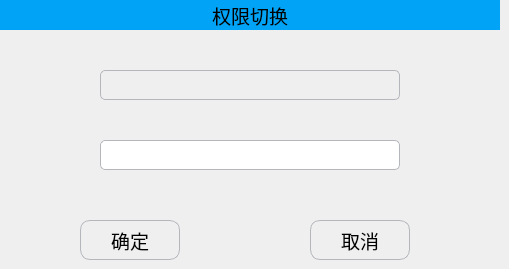
       <widget class="QWidget" name="page_3">
        <widget class="QLabel" name="label_10">
         <property name="geometry">
          <rect>
           <x>0</x>
           <y>0</y>
           <width>500</width>
           <height>30</height>
          </rect>
         </property>
         <property name="minimumSize">
          <size>
           <width>500</width>
           <height>30</height>
          </size>
         </property>
         <property name="maximumSize">
          <size>
           <width>500</width>
           <height>30</height>
          </size>
         </property>
         <property name="font">
          <font>
           <pointsize>14</pointsize>
          </font>
         </property>
         <property name="styleSheet">
          <string notr="true">QLabel{background-color:rgb(00,163,245);}</string>
         </property>
         <property name="text">
          <string>权限切换</string>
         </property>
         <property name="alignment">
          <set>Qt::AlignCenter</set>
         </property>
        </widget>
        <widget class="QLineEdit" name="Edit_code">
         <property name="geometry">
          <rect>
           <x>100</x>
           <y>140</y>
           <width>300</width>
           <height>30</height>
          </rect>
         </property>
         <property name="minimumSize">
          <size>
           <width>300</width>
           <height>30</height>
          </size>
         </property>
         <property name="styleSheet">
          <string notr="true">border-style:solid; /*边框风格*/
border-width:1px;/*边框宽度*/
border-color:#B4B6BC; /*边框颜色*/
border-radius:5px; /*边框倒角*/</string>
         </property>
         <property name="echoMode">
          <enum>QLineEdit::Password</enum>
         </property>
        </widget>
        <widget class="QPushButton" name="Btn_loginOk">
         <property name="geometry">
          <rect>
           <x>80</x>
           <y>220</y>
           <width>100</width>
           <height>40</height>
          </rect>
         </property>
         <property name="minimumSize">
          <size>
           <width>100</width>
           <height>40</height>
          </size>
         </property>
         <property name="maximumSize">
          <size>
           <width>100</width>
           <height>40</height>
          </size>
         </property>
         <property name="font">
          <font>
           <pointsize>14</pointsize>
          </font>
         </property>
         <property name="styleSheet">
          <string notr="true">QPushButton
{
    border-style:solid; /*边框风格*/
    border-width:1px;/*边框宽度*/
    border-color:#B4B6BC; /*边框颜色*/
    border-radius:10px; /*边框倒角*/
}
QPushButton:pressed
{
    border-style:outset; /*边框风格*/
    background-color:qlineargradient(x1: 0, y1: 0, x2: 0, y2: 1, stop:0 #00befa, stop: 1 #0160ea);/*背景色*/
    border-width:1px;/*边框宽度*/
    border-color:#0055ff; /*边框颜色*/
    border-radius:10px; /*边框倒角*/
}</string>
         </property>
         <property name="text">
          <string>确定</string>
         </property>
         <property name="icon">
          <iconset resource="resource.qrc">
           <normaloff>:/main_images/ok.png</normaloff>:/main_images/ok.png</iconset>
         </property>
         <property name="iconSize">
          <size>
           <width>40</width>
           <height>40</height>
          </size>
         </property>
        </widget>
        <widget class="QPushButton" name="Btn_loginCancel">
         <property name="geometry">
          <rect>
           <x>310</x>
           <y>220</y>
           <width>100</width>
           <height>40</height>
          </rect>
         </property>
         <property name="minimumSize">
          <size>
           <width>100</width>
           <height>40</height>
          </size>
         </property>
         <property name="maximumSize">
          <size>
           <width>100</width>
           <height>40</height>
          </size>
         </property>
         <property name="font">
          <font>
           <pointsize>14</pointsize>
          </font>
         </property>
         <property name="styleSheet">
          <string notr="true">QPushButton
{
    border-style:solid; /*边框风格*/
    border-width:1px;/*边框宽度*/
    border-color:#B4B6BC; /*边框颜色*/
    border-radius:10px; /*边框倒角*/
}
QPushButton:pressed
{
    border-style:outset; /*边框风格*/
    background-color:qlineargradient(x1: 0, y1: 0, x2: 0, y2: 1, stop:0 #00befa, stop: 1 #0160ea);/*背景色*/
    border-width:1px;/*边框宽度*/
    border-color:#0055ff; /*边框颜色*/
    border-radius:10px; /*边框倒角*/
}</string>
         </property>
         <property name="text">
          <string>取消</string>
         </property>
         <property name="icon">
          <iconset resource="resource.qrc">
           <normaloff>:/main_images/cancel.png</normaloff>:/main_images/cancel.png</iconset>
         </property>
         <property name="iconSize">
          <size>
           <width>30</width>
           <height>30</height>
          </size>
         </property>
        </widget>
        <widget class="QPushButton" name="Btn_user">
         <property name="geometry">
          <rect>
           <x>100</x>
           <y>70</y>
           <width>300</width>
           <height>30</height>
          </rect>
         </property>
         <property name="minimumSize">
          <size>
           <width>300</width>
           <height>30</height>
          </size>
         </property>
         <property name="maximumSize">
          <size>
           <width>300</width>
           <height>30</height>
          </size>
         </property>
         <property name="font">
          <font>
           <pointsize>12</pointsize>
          </font>
         </property>
         <property name="styleSheet">
          <string notr="true">QPushButton
{
    border-style:solid; /*边框风格*/
    border-width:1px;/*边框宽度*/
    border-color:#B4B6BC; /*边框颜色*/
    border-radius:5px; /*边框倒角*/
}
QPushButton:pressed
{
    border-style:outset; /*边框风格*/
    background-color:qlineargradient(x1: 0, y1: 0, x2: 0, y2: 1, stop:0 #00befa, stop: 1 #0160ea);/*背景色*/
    border-width:1px;/*边框宽度*/
    border-color:#0055ff; /*边框颜色*/
    border-radius:5px; /*边框倒角*/
}</string>
         </property>
         <property name="text">
          <string/>
         </property>
         <property name="iconSize">
          <size>
           <width>40</width>
           <height>40</height>
          </size>
         </property>
        </widget>
        <widget class="QLabel" name="label_11">
         <property name="geometry">
          <rect>
           <x>102</x>
           <y>72</y>
           <width>25</width>
           <height>25</height>
          </rect>
         </property>
         <property name="minimumSize">
          <size>
           <width>25</width>
           <height>25</height>
          </size>
         </property>
         <property name="maximumSize">
          <size>
           <width>25</width>
           <height>25</height>
          </size>
         </property>
         <property name="font">
          <font>
           <pointsize>10</pointsize>
          </font>
         </property>
         <property name="text">
          <string/>
         </property>
         <property name="pixmap">
          <pixmap resource="resource.qrc">:/main_images/user.png</pixmap>
         </property>
         <property name="scaledContents">
          <bool>true</bool>
         </property>
        </widget>
       </widget>
